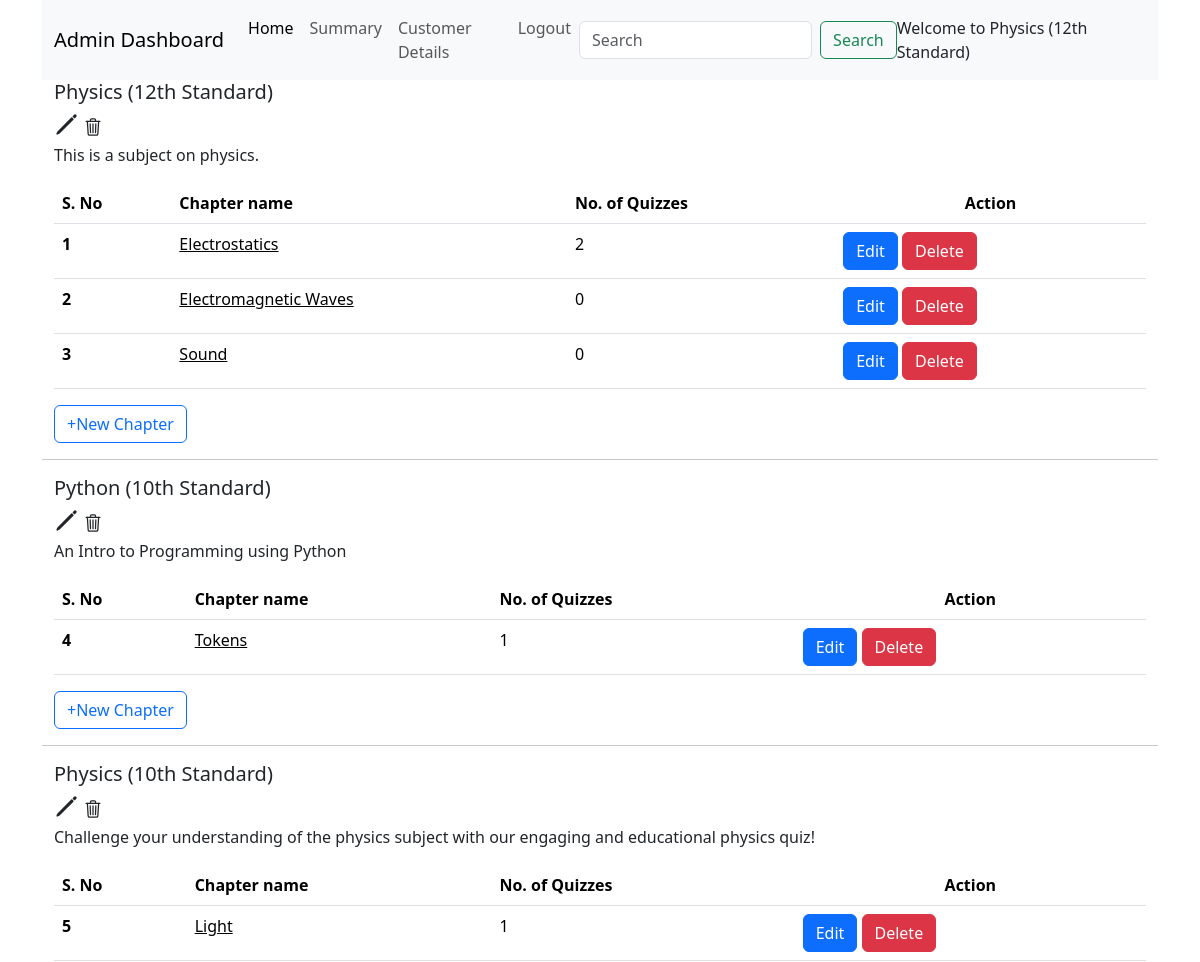
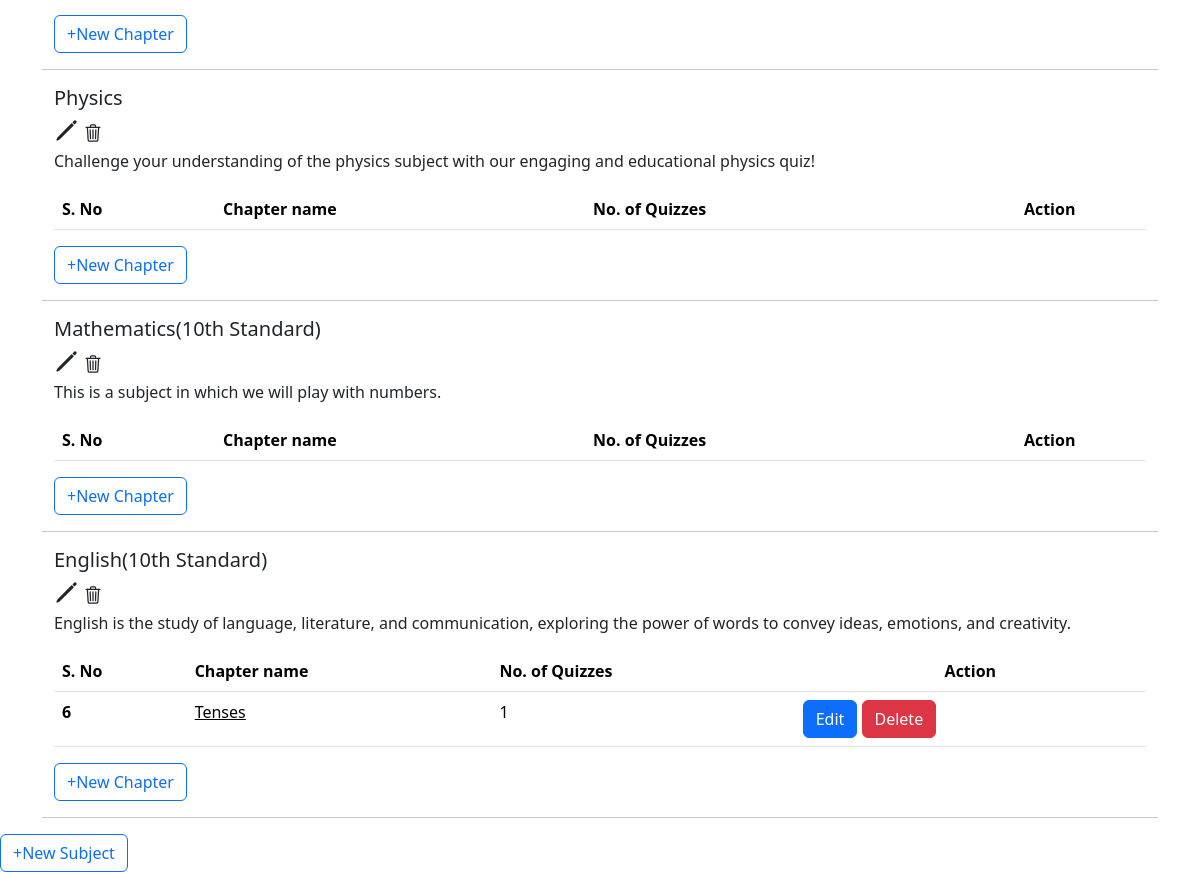
Screenshot of /admin_dashboard/Physics (12th Standard) with the database file from the repository (2 pictures, top to bottom).
### backend/models.py (models this page shows)
class Subject(db.Model):
  __tablename__="subject"
  sub_id=db.Column(db.Integer, primary_key=True, nullable=False)
  name=db.Column(db.String, nullable=False)
  description=db.Column(db.String)
  chapters=db.relationship("Chapter", cascade="all,delete", backref="subject", lazy=True)

class Chapter(db.Model):
  __tablename__="chapter"
  ch_id=db.Column(db.Integer, primary_key=True, nullable=False)
  subject_id=db.Column(db.Integer, db.ForeignKey("subject.sub_id"), nullable=False)
  name=db.Column(db.String, nullable=False)
  description=db.Column(db.String)
  quizes=db.relationship("Quiz", cascade="all,delete", backref="chapter", lazy=True)

### backend/controllers.py (the view)
@app.route('/admin_dashboard/<name>', methods=["GET","POST"])
def admin_dashboard(name):
  if request.method=="GET":
    subjects = db.session.query(Subject).all()
    return render_template("admin_dashboard.html", name=name, subjects=subjects)

### templates/admin_dashboard.html (shortened to what this page needs)
<!DOCTYPE html>
<html lang="en">
<head>
  <link href="https://cdn.jsdelivr.net/npm/bootstrap@5.3.3/dist/css/bootstrap.min.css" rel="stylesheet">
  <link href="https://cdn.jsdelivr.net/npm/bootstrap-icons/font/bootstrap-icons.css" rel="stylesheet">
  <link href="/static/style/admin_dashboard.css" rel="stylesheet">
</head>
<body>
  <div class="container new-container">
    <nav class="navbar navbar-expand-lg bg-body-tertiary">
      <div class="container-fluid">
        <a class="navbar-brand" href="#">Admin Dashboard</a>
        <div class="collapse navbar-collapse" id="navbarSupportedContent">
          <ul class="navbar-nav me-auto mb-2 mb-lg-0">
            <li class="nav-item">
              <a class="nav-link active" aria-current="page" href="/admin_dashboard/{{name}}">Home</a>
            </li>
            <li class="nav-item">
              <a class="nav-link" href="#">Summary</a>
            </li>
            <li class="nav-item">
              <a class="nav-link" href="/admin_user/{{name}}">Customer Details</a>
            </li>
            <li class="nav-item">
              <a class="nav-link" onclick="window.location.href='/'">Logout</a>
            </li>
          </ul>
          <form class="d-flex" role="search" method="POST" action="/search/{{name}}">
            <input class="form-control me-2" type="search" placeholder="Search" aria-label="Search" name="search" id="search">
            <button class="btn btn-outline-success" type="submit">Search</button>
          </form>
          <span class="nav=text">
            Welcome to {{name}}
          </span>
        </div>
      </div>
    </nav>
    {% for subject in subjects %}
    <div class="container new-container">
      <div class="title"><h5>{{subject.name}}</h5>
        <a onclick="window.location.href='/admin_dashboard/{{subject.sub_id}}/edit_subject/{{name}}'" ><ion-icon name="pencil-outline" style="font-size: 25px;" ></ion-icon></a>
        <a onclick="window.location.href='/admin_dashboard/{{subject.sub_id}}/delete_subject/{{name}}'"><ion-icon name="trash-outline" style="font-size: 20px;"></ion-icon></a>
      </div>
      <div class="description">{{subject.description}}</div>
      <table class="table table-striped">
        <table class="table">
          <thead>
            <tr>
              <th scope="col">S. No</th>
              <th scope="col">Chapter name</th>
              <th scope="col">No. of Quizzes</th>
              <th scope="col" class="text-center">Action</th>
            </tr>
          </thead>
          <tbody>
            {% for chapter in subject.chapters %}
            <tr>
              <th scope="row">{{chapter.ch_id}}</th>
              <td id="clickable"><a onclick="window.location.href='/admin_dashboard/{{subject.sub_id}}/{{chapter.ch_id}}/{{name}}'">{{chapter.name}}</a></td>
              <td>{{chapter.quizes | length}}</td>
              <td><a onclick="window.location.href='/admin_dashboard/{{subject.sub_id}}/{{chapter.ch_id}}/edit_chapter/{{name}}'" type="button" class="btn btn-primary">Edit</a>
              <a onclick="window.location.href='/admin_dashboard/{{subject.sub_id}}/{{chapter.ch_id}}/delete_chapter/{{name}}'" type="button" class="btn btn-danger">Delete</a></td>
              {% endfor %}
            </tr>
          </tbody>
        </table>
        <a onclick="window.location.href='/admin_dashboard/{{subject.sub_id}}/new_chapter/{{name}}'" type="button" class="btn btn-outline-primary">+New Chapter</a>
      </table>
    </div>
    <hr />
    {% endfor %}
  </div>
  <a onclick="window.location.href='/admin_dashboard/new_subject/{{name}}'" type="button" class="btn btn-outline-primary">+New Subject</a>
</body>
</html>

### static/style/admin_dashboard.css (style rules this page uses)
#clickable { text-decoration: underline; cursor: pointer; }
li a { cursor: pointer; }

### rows the page displays
Subject: name "Physics (12th Standard)", description "This is a subject on physics."
Chapter: ch_id "1", name "Electrostatics", quizes|length "2"
Chapter: ch_id "2", name "Electromagnetic Waves", quizes|length "0"
Chapter: ch_id "3", name "Sound", quizes|length "0"
Subject: name "Python (10th Standard)", description "An Intro to Programming using Python"
Chapter: ch_id "4", name "Tokens", quizes|length "1"
Subject: name "Physics (10th Standard)", description "Challenge your understanding of the physics subject with our engaging and educational physics quiz!"
Chapter: ch_id "5", name "Light", quizes|length "1"
Subject: name "Physics", description "Challenge your understanding of the physics subject with our engaging and educational physics quiz!"
Subject: name "Mathematics(10th Standard)", description "This is a subject in which we will play with numbers."
Subject: name "English(10th Standard)", description "English is the study of language, literature, and communication, exploring the power of words to convey ideas, emotions, and creativity."
Chapter: ch_id "6", name "Tenses", quizes|length "1"
